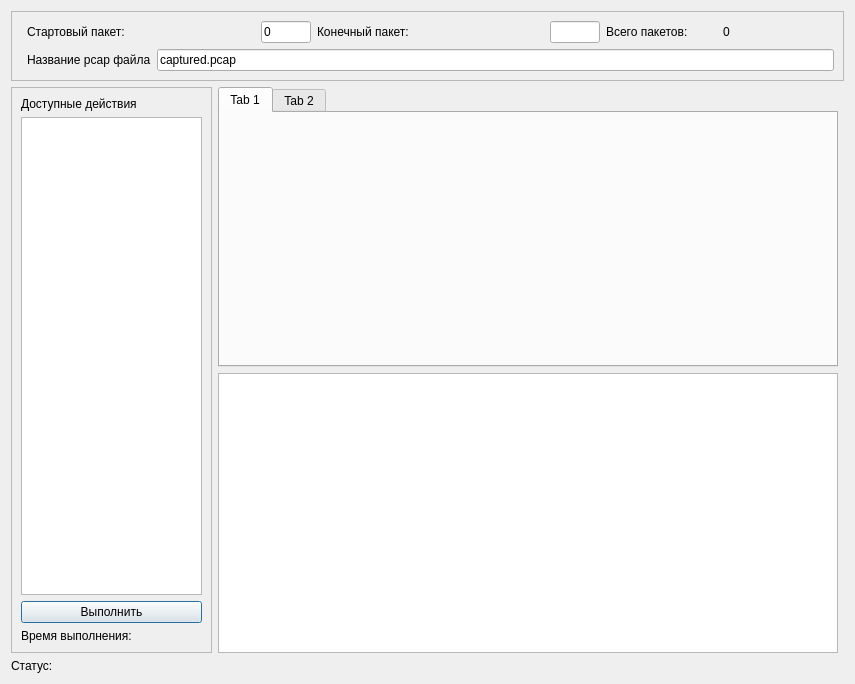
<?xml version="1.0" encoding="UTF-8"?>
<ui version="4.0">
 <class>Dialog</class>
 <widget class="QDialog" name="Dialog">
  <property name="geometry">
   <rect>
    <x>0</x>
    <y>0</y>
    <width>855</width>
    <height>684</height>
   </rect>
  </property>
  <property name="windowTitle">
   <string>Анализ сетевых пакетов</string>
  </property>
  <layout class="QGridLayout" name="gridLayout_2">
   <item row="2" column="0">
    <layout class="QHBoxLayout" name="horizontalLayout_3">
     <item>
      <widget class="QFrame" name="frame_left">
       <property name="minimumSize">
        <size>
         <width>201</width>
         <height>0</height>
        </size>
       </property>
       <property name="maximumSize">
        <size>
         <width>201</width>
         <height>16777215</height>
        </size>
       </property>
       <property name="frameShape">
        <enum>QFrame::StyledPanel</enum>
       </property>
       <property name="frameShadow">
        <enum>QFrame::Raised</enum>
       </property>
       <layout class="QVBoxLayout" name="verticalLayout_3">
        <item>
         <layout class="QVBoxLayout" name="verticalLayout">
          <item>
           <widget class="QLabel" name="label">
            <property name="text">
             <string>Доступные действия</string>
            </property>
           </widget>
          </item>
          <item>
           <widget class="QListWidget" name="listWidget"/>
          </item>
          <item>
           <widget class="QPushButton" name="executeBtn">
            <property name="text">
             <string>Выполнить</string>
            </property>
           </widget>
          </item>
         </layout>
        </item>
        <item>
         <widget class="QLabel" name="label_time">
          <property name="text">
           <string>Время выполнения:</string>
          </property>
         </widget>
        </item>
       </layout>
      </widget>
     </item>
     <item>
      <layout class="QVBoxLayout" name="verticalLayout_5">
       <item>
        <widget class="QTabWidget" name="tabWidget">
         <property name="currentIndex">
          <number>0</number>
         </property>
         <widget class="QWidget" name="tab1">
          <attribute name="title">
           <string>Tab 1</string>
          </attribute>
         </widget>
         <widget class="QWidget" name="tab2">
          <attribute name="title">
           <string>Tab 2</string>
          </attribute>
         </widget>
        </widget>
       </item>
       <item>
        <widget class="QListWidget" name="eventsList"/>
       </item>
      </layout>
     </item>
    </layout>
   </item>
   <item row="1" column="0" colspan="2">
    <widget class="QFrame" name="frame_top">
     <property name="minimumSize">
      <size>
       <width>691</width>
       <height>61</height>
      </size>
     </property>
     <property name="styleSheet">
      <string notr="true"/>
     </property>
     <property name="frameShape">
      <enum>QFrame::StyledPanel</enum>
     </property>
     <property name="frameShadow">
      <enum>QFrame::Raised</enum>
     </property>
     <layout class="QGridLayout" name="gridLayout_4">
      <item row="0" column="1" rowspan="2">
       <layout class="QVBoxLayout" name="verticalLayout_4">
        <item>
         <layout class="QHBoxLayout" name="horizontalLayout">
          <item>
           <widget class="QLabel" name="label_6">
            <property name="text">
             <string>Стартовый пакет:</string>
            </property>
           </widget>
          </item>
          <item>
           <widget class="QLineEdit" name="editExperimentCount">
            <property name="maximumSize">
             <size>
              <width>50</width>
              <height>16777215</height>
             </size>
            </property>
            <property name="text">
             <string>0</string>
            </property>
           </widget>
          </item>
          <item>
           <widget class="QLabel" name="label_2">
            <property name="text">
             <string>Конечный пакет:</string>
            </property>
           </widget>
          </item>
          <item>
           <widget class="QLineEdit" name="lineEdit_2">
            <property name="maximumSize">
             <size>
              <width>50</width>
              <height>16777215</height>
             </size>
            </property>
           </widget>
          </item>
          <item>
           <layout class="QVBoxLayout" name="verticalLayout_2">
            <item>
             <layout class="QHBoxLayout" name="horizontalLayout_2">
              <item>
               <widget class="QLabel" name="packetsCountLabel">
                <property name="text">
                 <string>Всего пакетов:</string>
                </property>
               </widget>
              </item>
              <item>
               <widget class="QLabel" name="packetsCountLabelEdit">
                <property name="text">
                 <string>0</string>
                </property>
               </widget>
              </item>
             </layout>
            </item>
           </layout>
          </item>
         </layout>
        </item>
        <item>
         <layout class="QHBoxLayout" name="horizontalLayout_5">
          <item>
           <widget class="QLabel" name="fileLabel">
            <property name="text">
             <string>Название pcap файла</string>
            </property>
           </widget>
          </item>
          <item>
           <widget class="QLineEdit" name="fileEdit">
            <property name="text">
             <string>captured.pcap</string>
            </property>
           </widget>
          </item>
         </layout>
        </item>
       </layout>
      </item>
      <item row="1" column="0">
       <widget class="Line" name="line">
        <property name="sizePolicy">
         <sizepolicy hsizetype="Maximum" vsizetype="Fixed">
          <horstretch>0</horstretch>
          <verstretch>0</verstretch>
         </sizepolicy>
        </property>
        <property name="orientation">
         <enum>Qt::Horizontal</enum>
        </property>
       </widget>
      </item>
     </layout>
    </widget>
   </item>
   <item row="0" column="0">
    <layout class="QHBoxLayout" name="horizontalLayout_4"/>
   </item>
   <item row="4" column="1">
    <layout class="QGridLayout" name="gridLayout"/>
   </item>
   <item row="4" column="0">
    <widget class="QLabel" name="label_status">
     <property name="text">
      <string>Статус:</string>
     </property>
    </widget>
   </item>
  </layout>
 </widget>
 <tabstops>
  <tabstop>listWidget</tabstop>
  <tabstop>executeBtn</tabstop>
 </tabstops>
 <resources/>
 <connections/>
</ui>
